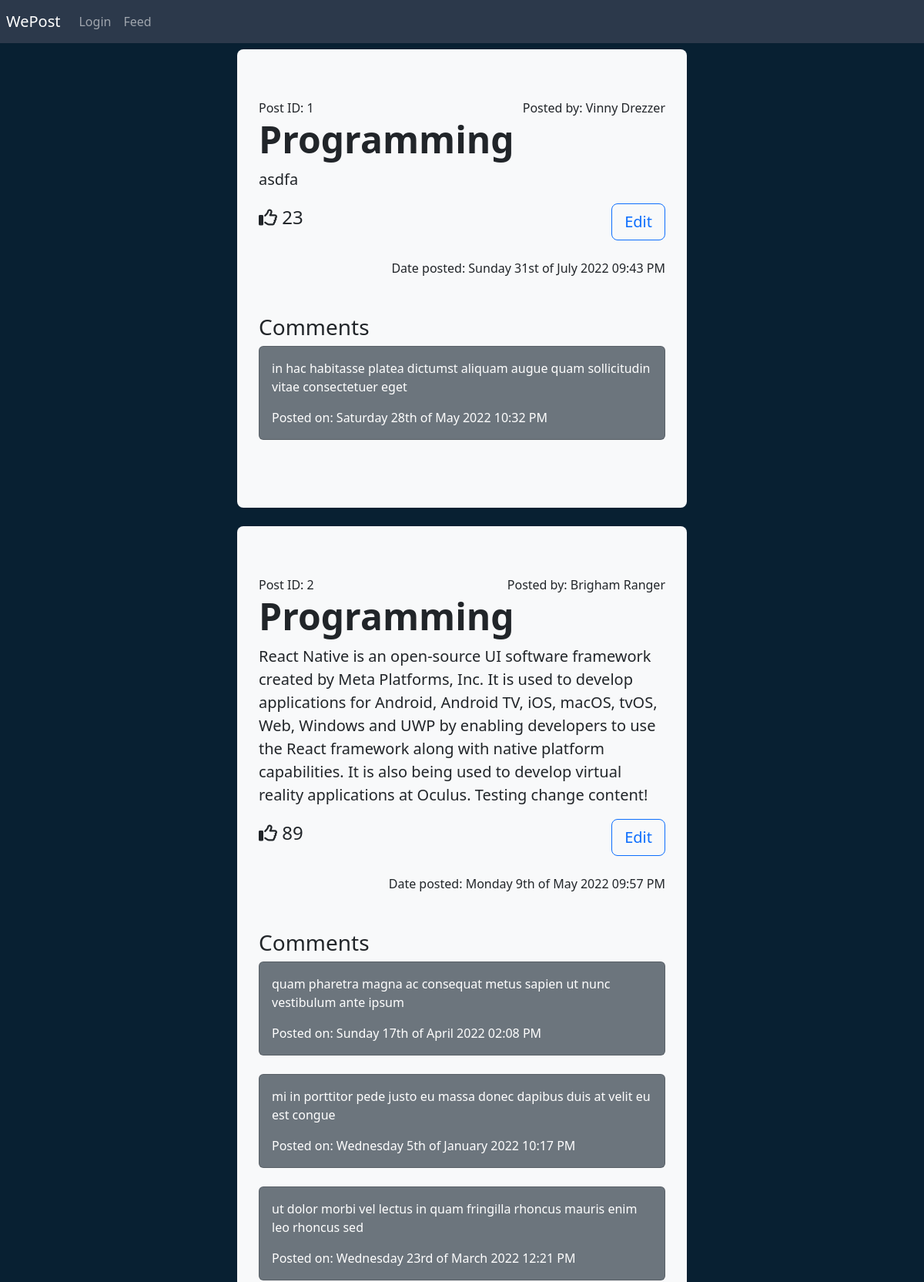
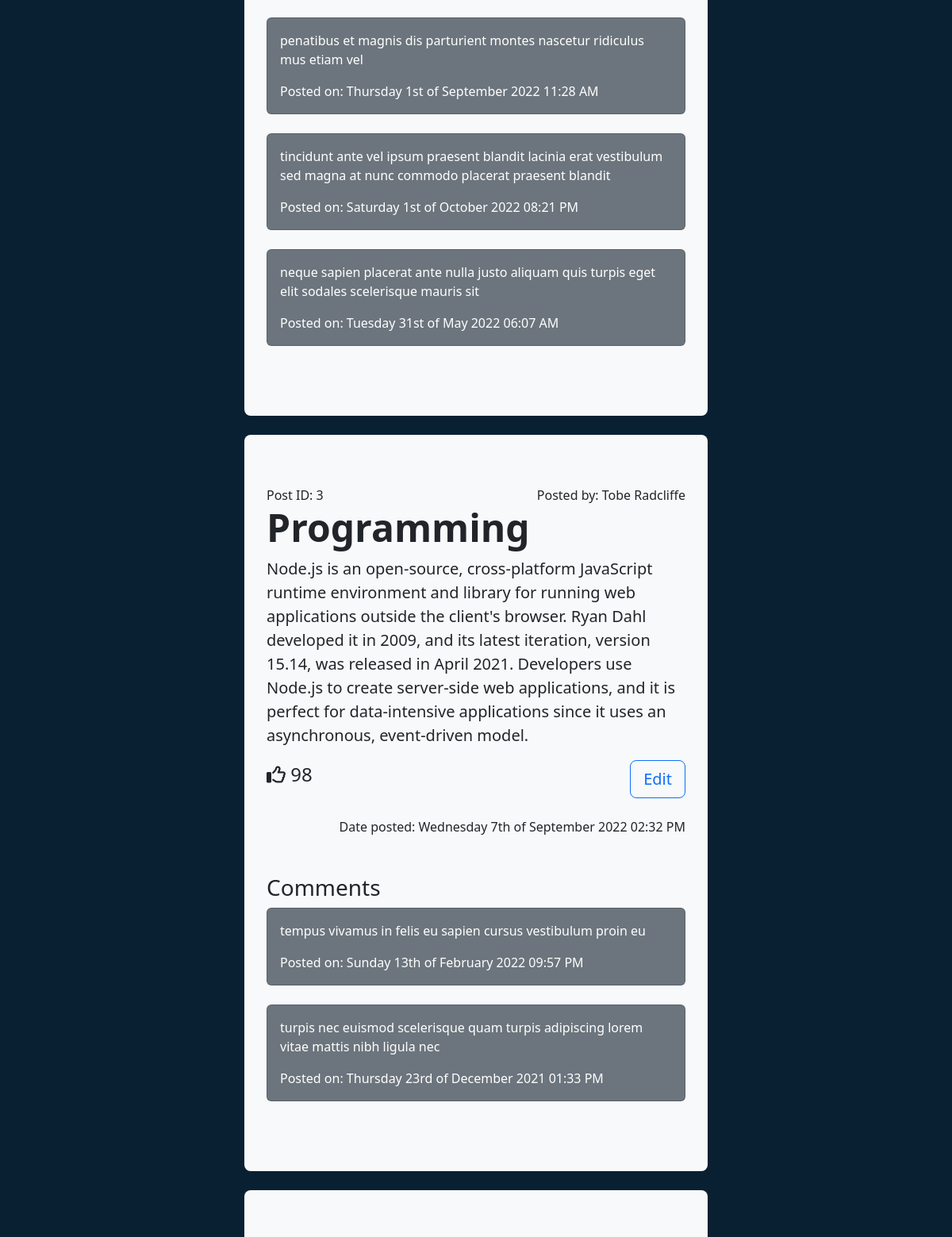
/pages/articles/feed.php (upper part), run on the app's committed database (2 pictures, top to bottom).
### tables this page shows
CREATE TABLE `article_table` (
  `id` INT NOT NULL AUTO_INCREMENT,
  `user_id` INT NOT NULL,
  `content_path` VARCHAR(200) NOT NULL,
  `genre_id_01` INT NOT NULL,
  `genre_id_02` INT,
  `genre_id_03` INT,
  `likes` INT NOT NULL,
  `stores` INT NOT NULL,
  `datetime` DATETIME NOT NULL,
  PRIMARY KEY (`id`),
  FOREIGN KEY (`user_id`) REFERENCES `user_table`(`id`) ON DELETE CASCADE ON UPDATE CASCADE,
  FOREIGN KEY (`genre_id_01`) REFERENCES `genre_table`(`id`) ON DELETE CASCADE ON UPDATE CASCADE,
  FOREIGN KEY (`genre_id_02`) REFERENCES `genre_table`(`id`) ON DELETE CASCADE ON UPDATE CASCADE,
  FOREIGN KEY (`genre_id_03`) REFERENCES `genre_table`(`id`) ON DELETE CASCADE ON UPDATE CASCADE
  );

CREATE TABLE `user_table` (
  `id` INT NOT NULL AUTO_INCREMENT,
  `first_name` VARCHAR(50) NOT NULL,
  `last_name` VARCHAR(50) NOT NULL,
  `email` VARCHAR(50) NOT NULL,
  `password` VARCHAR(200) NOT NULL,
  `gender` VARCHAR(50),
  `age` INT,
  `country` VARCHAR(50),
  `image_path` VARCHAR(200),
  `role` VARCHAR(50) NOT NULL,
  PRIMARY KEY (`id`)
  );

CREATE TABLE `genre_table` (
  `id` INT NOT NULL AUTO_INCREMENT,
  `genre` VARCHAR(50) NOT NULL,
  PRIMARY KEY (`id`)
  );

CREATE TABLE `comment_table` (
  `id` INT NOT NULL AUTO_INCREMENT,
  `user_id` INT NOT NULL,
  `article_id` INT NOT NULL,
  `comment` VARCHAR(200) NOT NULL,
  `datetime` DATETIME NOT NULL,
  PRIMARY KEY (`id`),
  FOREIGN KEY (`user_id`) REFERENCES `user_table`(`id`) ON DELETE CASCADE ON UPDATE CASCADE,
  FOREIGN KEY (`article_id`) REFERENCES `article_table`(`id`) ON DELETE CASCADE ON UPDATE CASCADE
  );

### services/db.php (called while the page is built, shortened)
<?php
class dbServices
{
	private $hostName;
	private $userName;
	private $password;
	private $dbName;
	function __construct($hostName, $userName, $password, $dbName)
	{
		$this->hostName = $hostName;
		$this->userName = $userName;
		$this->password = $password;
		$this->dbName = $dbName;
	}
	function dbConnect()
	{
		$dbcon = new mysqli($this->hostName, $this->userName, $this->password, $this->dbName);
		return $dbcon;
	}
}
?>

### pages/articles/post_articles.php (the view, shortened to what this page needs)
<?php
include("./post_comments.php");
?>
<?php
function generatePost($postInfoArray, $commentsArray = null)
{
    $contentText = readThisFile("../../data/contents/" . $postInfoArray['content_path']);
    $date = new DateTimeImmutable($postInfoArray['datetime']);
    $date = $date->format('l jS \o\f F Y h:i A');
    echo "
        <div class='p-3 mb-4 bg-light rounded-3' id='post_".$postInfoArray['id']."''>
        <form action='".$_SERVER['PHP_SELF']."?e=1&id=".$postInfoArray['id']."' method='post'>
            <div class='container-fluid py-5'>
                <div class='row justify-content-between align-items-center g-2'>
                    <div class='col'>
                        <span>Post ID: " . $postInfoArray['id'] . "</span>
                    </div>
                    <div class='col text-end'>
                        <span>Posted by: " . $postInfoArray['first_name'] . " " . $postInfoArray['last_name'] . "</span>
                    </div>
                </div>
                <article class='row'>
                    <h1 class='display-5 fw-bold'>" . ucfirst($postInfoArray['genre']) . "</h1>
                    <p class='fs-5'>" . $contentText . "</p>
                </article>
                <div class='row justify-content-between g-2'>
                    <div class='col'>
                        <span class='fs-4'><i class='fa-regular fa-thumbs-up'></i> " . $postInfoArray['likes'] . "</span>
                    </div>
                    <div class='col text-end'>
                        <button class='btn btn-outline-primary btn-lg' type='submit'>Edit</button>
                    </div>
                </div>
                <div class='row text-end mt-4'>
                    <span>Date posted: " . $date . "</span>
                </div>
            </form>
                <h3 class='mt-5'>Comments</h3>";
    foreach ($commentsArray as $comment) {
        if ($comment['article_id'] != $postInfoArray['id']) {
            continue;
        } else {
            generateComment($comment);
        }
    }
    echo "
            </div>
        </div>
    ";
}
function readThisFile($fileName)
{
    if (file_exists($fileName)) {
        $file = fopen($fileName, 'r');
        $dataArray = fread($file, filesize($fileName));
        return $dataArray;
    }
    return false;
}
?>

### pages/common/header.php (shortened to what this page needs)
<?php
include("../../services/db.php");
?>
<!doctype html>
<html lang="en">
<head>
	<link href="https://cdn.jsdelivr.net/npm/bootstrap@5.2.1/dist/css/bootstrap.min.css" rel="stylesheet"
>
	<link rel="stylesheet" href="https://cdnjs.cloudflare.com/ajax/libs/font-awesome/6.2.1/css/all.min.css"
 />
</head>
<body>
	<header>
		<nav class="navbar navbar-expand-sm navbar-dark px-2 mb-2" style="background-color: #2C394B;">
			<a class="navbar-brand" href="<?php echo $baseName . "pages/auth/login.php" ?>">WePost</a>
			<div class="collapse navbar-collapse" id="collapsibleNavId">
				<ul class="navbar-nav me-auto mt-2 mt-lg-0">
					<li class="nav-item active" style="display:<?php if (isset($_SESSION['logUser'])) {
	                    echo "none";
                    } else {
	                    echo "block";
                    } ?>;">
						<a class="nav-link" href="<?php echo "../auth/login.php" ?>">Login</a>
					</li>
					<li class="nav-item">
						<a class="nav-link" href="<?php echo "../articles/feed.php" ?>" aria-current="page">Feed</a>
				</ul>
			</div>
		</nav>
	</header>

### pages/articles/feed.php (shortened to what this page needs)
<?php
include("../common/header.php");
include("./post_articles.php");
?>
<?php
$dbSrv = new dbServices($mysql_host, $mysql_username, $mysql_password, $mysql_database);
if ($dbConnected = $dbSrv->dbConnect()) {
    $joinUsers = $dbConnected->query("SELECT a.id,a.content_path,a.genre_id_01,a.genre_id_02,a.genre_id_03,a.likes,a.stores,a.datetime,u.first_name,u.last_name,u.email,g.genre FROM article_table a INNER JOIN user_table u ON u.id = a.user_id INNER JOIN genre_table g ON g.id = a.genre_id_01 ORDER BY `id` ASC");
    $commentsArray = $dbSrv->dbConnect()->query("SELECT `article_id`, `comment`, `datetime` FROM `comment_table`");
    if ($joinUsers) {
        $posts = $joinUsers->fetch_all(MYSQLI_ASSOC);
        $commentsArray = $commentsArray->fetch_all(MYSQLI_ASSOC);
    }
} else {
    echo "problem";
}
?>
<main class="container-fluid mt-2">
    <div class="row justify-content-center align-items-center g-2">
        <div class="col-6">
            <?php
            if (!empty($posts)) {
                foreach ($posts as $post) {
                    generatePost($post, $commentsArray);
                }
            }
            ?>
</main>
<?php include("../common/footer.php") ?>

### pages/articles/post_comments.php
<?php
function generateComment($comment)
{
  $date = new DateTimeImmutable($comment['datetime']);
  $date = $date->format('l jS \o\f F Y h:i A');
  echo "
      <div class='card text-white bg-secondary'>
        <div class='card-body'>
          <p class='card-text'>" . $comment['comment'] . "</p>
          <p class='card-text'>Posted on: " . $date . "</p>
        </div>
      </div>
        <br>
    ";
}
?>

### pages/common/footer.php (shortened to what this page needs)
</body>
</html>

### pages/common/header.php (style rules this page uses)
body { background-color: #082032; }

### data on the page
article_table: id "1", user.first_name "Vinny", user.last_name "Drezzer", genre_id_01.genre "Programming", content_path "asdfa", likes "23", datetime "Sunday 31st of July 2022 09:43 PM"
comment_table: comment "in hac habitasse platea dictumst aliquam augue quam sollicitudin vitae consectetuer eget", datetime "Saturday 28th of May 2022 10:32 PM"
article_table: id "2", user.first_name "Brigham", user.last_name "Ranger", genre_id_01.genre "Programming", content_path "React Native is an open-source UI software framework created by Meta Platforms, Inc. It is used to develop applications for Android, Android TV, iOS, macOS, tvOS, Web, Windows and UWP by enabling developers to use the React framework along with native platform capabilities. It is also being used to develop virtual reality applications at Oculus. Testing change content!", likes "89", datetime "Monday 9th of May 2022 09:57 PM"
comment_table: comment "quam pharetra magna ac consequat metus sapien ut nunc vestibulum ante ipsum", datetime "Sunday 17th of April 2022 02:08 PM"
comment_table: comment "mi in porttitor pede justo eu massa donec dapibus duis at velit eu est congue", datetime "Wednesday 5th of January 2022 10:17 PM"
comment_table: comment "ut dolor morbi vel lectus in quam fringilla rhoncus mauris enim leo rhoncus sed", datetime "Wednesday 23rd of March 2022 12:21 PM"
comment_table: comment "penatibus et magnis dis parturient montes nascetur ridiculus mus etiam vel", datetime "Thursday 1st of September 2022 11:28 AM"
comment_table: comment "tincidunt ante vel ipsum praesent blandit lacinia erat vestibulum sed magna at nunc commodo placerat praesent blandit", datetime "Saturday 1st of October 2022 08:21 PM"
comment_table: comment "neque sapien placerat ante nulla justo aliquam quis turpis eget elit sodales scelerisque mauris sit", datetime "Tuesday 31st of May 2022 06:07 AM"
article_table: id "3", user.first_name "Tobe", user.last_name "Radcliffe", genre_id_01.genre "Programming", content_path "Node.js is an open-source, cross-platform JavaScript runtime environment and library for running web applications outside the client's browser. Ryan Dahl developed it in 2009, and its latest iteration, version 15.14, was released in April 2021. Developers use Node.js to create server-side web applications, and it is perfect for data-intensive applications since it uses an asynchronous, event-driven model.", likes "98", datetime "Wednesday 7th of September 2022 02:32 PM"
comment_table: comment "tempus vivamus in felis eu sapien cursus vestibulum proin eu", datetime "Sunday 13th of February 2022 09:57 PM"
comment_table: comment "turpis nec euismod scelerisque quam turpis adipiscing lorem vitae mattis nibh ligula nec", datetime "Thursday 23rd of December 2021 01:33 PM"
